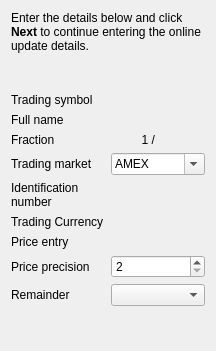
<?xml version="1.0" encoding="UTF-8"?>
<ui version="4.0">
 <class>KInvestmentDetailsWizardPageDecl</class>
 <widget class="QWizardPage" name="KInvestmentDetailsWizardPageDecl">
  <property name="geometry">
   <rect>
    <x>0</x>
    <y>0</y>
    <width>216</width>
    <height>351</height>
   </rect>
  </property>
  <property name="title">
   <string>Investment details</string>
  </property>
  <layout class="QVBoxLayout">
   <item>
    <widget class="QLabel" name="textLabel3_2">
     <property name="text">
      <string>Enter the details below and click &lt;b&gt;Next&lt;/b&gt; to continue entering the online update details.</string>
     </property>
     <property name="alignment">
      <set>Qt::AlignTop</set>
     </property>
     <property name="wordWrap">
      <bool>true</bool>
     </property>
    </widget>
   </item>
   <item>
    <spacer name="spacer6">
     <property name="orientation">
      <enum>Qt::Vertical</enum>
     </property>
     <property name="sizeType">
      <enum>QSizePolicy::Expanding</enum>
     </property>
     <property name="sizeHint" stdset="0">
      <size>
       <width>20</width>
       <height>16</height>
      </size>
     </property>
    </spacer>
   </item>
   <item>
    <layout class="QGridLayout">
     <item row="3" column="0">
      <widget class="QLabel" name="textLabel1_3">
       <property name="text">
        <string>Trading market</string>
       </property>
       <property name="wordWrap">
        <bool>false</bool>
       </property>
      </widget>
     </item>
     <item row="4" column="0">
      <widget class="QLabel" name="textLabel1_2">
       <property name="text">
        <string>Identification
number</string>
       </property>
       <property name="wordWrap">
        <bool>false</bool>
       </property>
      </widget>
     </item>
     <item row="3" column="1">
      <widget class="KComboBox" name="m_tradingMarket">
       <property name="editable">
        <bool>true</bool>
       </property>
       <item>
        <property name="text">
         <string>AMEX</string>
        </property>
       </item>
       <item>
        <property name="text">
         <string>EUREX</string>
        </property>
       </item>
       <item>
        <property name="text">
         <string>FUND</string>
        </property>
       </item>
       <item>
        <property name="text">
         <string>NASDAQ</string>
        </property>
       </item>
       <item>
        <property name="text">
         <string>NYSE</string>
        </property>
       </item>
       <item>
        <property name="text">
         <string>XETRA</string>
        </property>
       </item>
      </widget>
     </item>
     <item row="5" column="1">
      <widget class="KMyMoneySecuritySelector" name="m_tradingCurrencyEdit" native="true"/>
     </item>
     <item row="1" column="1">
      <widget class="kMyMoneyLineEdit" name="m_investmentName" native="true"/>
     </item>
     <item row="5" column="0">
      <widget class="QLabel" name="textLabel1_4">
       <property name="text">
        <string>Trading Currency</string>
       </property>
       <property name="wordWrap">
        <bool>false</bool>
       </property>
      </widget>
     </item>
     <item row="6" column="0">
      <widget class="QLabel" name="textLabel2_5">
       <property name="text">
        <string>Price entry</string>
       </property>
       <property name="wordWrap">
        <bool>false</bool>
       </property>
      </widget>
     </item>
     <item row="6" column="1">
      <widget class="KMyMoneyGeneralCombo" name="m_priceMode" native="true"/>
     </item>
     <item row="2" column="0">
      <widget class="QLabel" name="textLabel2_2_2">
       <property name="text">
        <string>Fraction</string>
       </property>
       <property name="wordWrap">
        <bool>false</bool>
       </property>
      </widget>
     </item>
     <item row="2" column="1">
      <layout class="QHBoxLayout">
       <item>
        <widget class="QLabel" name="textLabel1_5">
         <property name="sizePolicy">
          <sizepolicy hsizetype="Minimum" vsizetype="Preferred">
           <horstretch>0</horstretch>
           <verstretch>0</verstretch>
          </sizepolicy>
         </property>
         <property name="text">
          <string>1 /</string>
         </property>
         <property name="alignment">
          <set>Qt::AlignRight|Qt::AlignTrailing|Qt::AlignVCenter</set>
         </property>
         <property name="wordWrap">
          <bool>false</bool>
         </property>
        </widget>
       </item>
       <item>
        <widget class="kMyMoneyEdit" name="m_fraction" native="true"/>
       </item>
      </layout>
     </item>
     <item row="0" column="0">
      <widget class="QLabel" name="textLabel2_2">
       <property name="text">
        <string>Trading symbol</string>
       </property>
       <property name="wordWrap">
        <bool>false</bool>
       </property>
      </widget>
     </item>
     <item row="0" column="1">
      <widget class="kMyMoneyLineEdit" name="m_investmentSymbol" native="true">
       <property name="toolTip">
        <string>Enter the ticker symbol (e.g. RHAT).</string>
       </property>
      </widget>
     </item>
     <item row="4" column="1">
      <widget class="kMyMoneyLineEdit" name="m_investmentIdentification" native="true">
       <property name="toolTip">
        <string>Enter the CUSIP/ISIN/WKN identification number here</string>
       </property>
      </widget>
     </item>
     <item row="1" column="0">
      <widget class="QLabel" name="textLabel3">
       <property name="text">
        <string>Full name</string>
       </property>
       <property name="wordWrap">
        <bool>false</bool>
       </property>
      </widget>
     </item>
     <item row="8" column="1">
      <widget class="QComboBox" name="m_roundingMethod">
       <property name="toolTip">
        <string>This controls what to do with digit situated after precision digits in amount values.</string>
       </property>
      </widget>
     </item>
     <item row="8" column="0">
      <widget class="QLabel" name="textLabel4">
       <property name="text">
        <string>Remainder</string>
       </property>
      </widget>
     </item>
     <item row="7" column="0">
      <widget class="QLabel" name="textLabel2_6">
       <property name="text">
        <string>Price precision</string>
       </property>
      </widget>
     </item>
     <item row="7" column="1">
      <widget class="QSpinBox" name="m_pricePrecision">
       <property name="toolTip">
        <string>This determines how many digits after decimal symbol price can have.</string>
       </property>
       <property name="minimum">
        <number>2</number>
       </property>
       <property name="maximum">
        <number>10</number>
       </property>
      </widget>
     </item>
    </layout>
   </item>
   <item>
    <spacer name="spacer5">
     <property name="orientation">
      <enum>Qt::Vertical</enum>
     </property>
     <property name="sizeType">
      <enum>QSizePolicy::Expanding</enum>
     </property>
     <property name="sizeHint" stdset="0">
      <size>
       <width>20</width>
       <height>16</height>
      </size>
     </property>
    </spacer>
   </item>
  </layout>
 </widget>
 <customwidgets>
  <customwidget>
   <class>KComboBox</class>
   <extends>QComboBox</extends>
   <header>kcombobox.h</header>
  </customwidget>
  <customwidget>
   <class>kMyMoneyEdit</class>
   <extends>QWidget</extends>
   <header>kmymoneyedit.h</header>
  </customwidget>
  <customwidget>
   <class>kMyMoneyLineEdit</class>
   <extends>QWidget</extends>
   <header>../widgets/kmymoneylineedit.h</header>
  </customwidget>
  <customwidget>
   <class>KMyMoneyGeneralCombo</class>
   <extends>QWidget</extends>
   <header>kmymoneymvccombo.h</header>
   <container>1</container>
  </customwidget>
  <customwidget>
   <class>KMyMoneySecuritySelector</class>
   <extends>QWidget</extends>
   <header>kmymoneycurrencyselector.h</header>
   <container>1</container>
  </customwidget>
 </customwidgets>
 <tabstops>
  <tabstop>m_investmentSymbol</tabstop>
  <tabstop>m_investmentName</tabstop>
  <tabstop>m_fraction</tabstop>
  <tabstop>m_tradingMarket</tabstop>
  <tabstop>m_investmentIdentification</tabstop>
  <tabstop>m_tradingCurrencyEdit</tabstop>
  <tabstop>m_priceMode</tabstop>
 </tabstops>
 <resources/>
 <connections/>
</ui>
